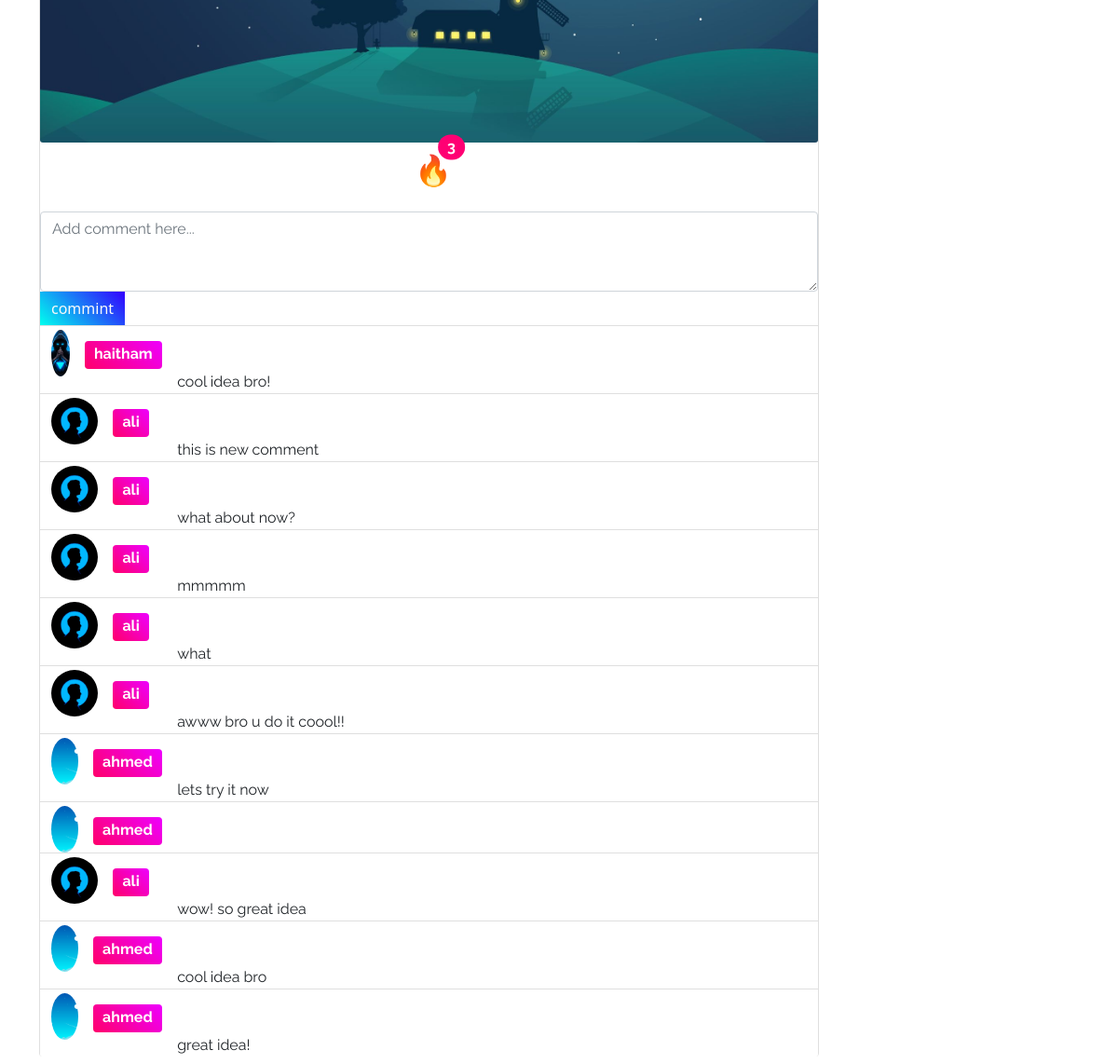
/idea/1 (signed in, lower part), run on an earlier commit of the app's database.
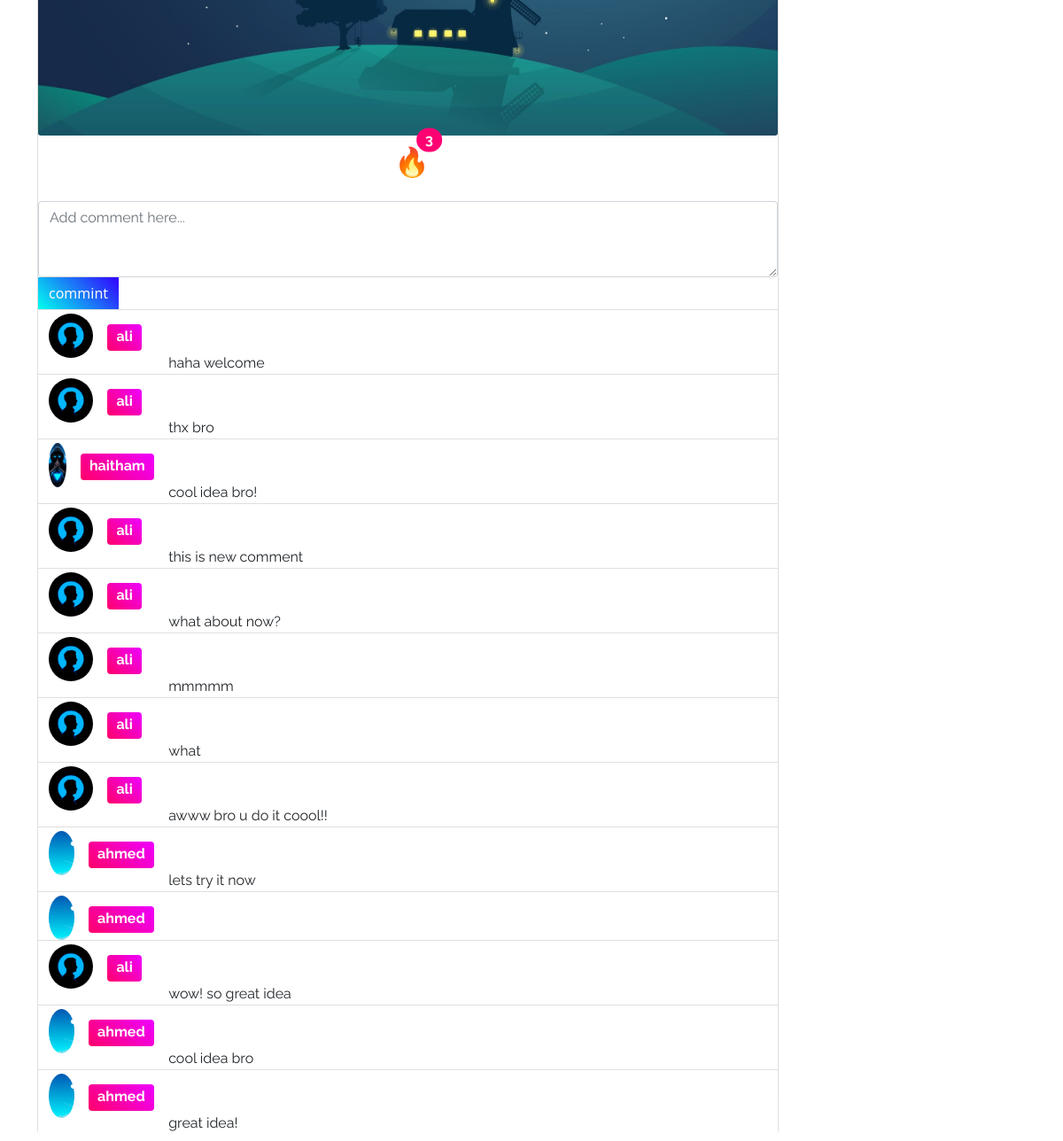
And on a later commit of the database.
### tables this page shows
CREATE TABLE posts(
        user_id integer not null,
        title varchar(30) not null,
        content text not null,
        image varchar(60) not null
    , likes_number INT NOT NULL DEFAULT 0);

CREATE TABLE comments(
        content text not null,
        post_id integer not null,
        user_id integer not null
    );

CREATE TABLE users(
        username varchar(30) not null,
        email varchar(30) not null,
        pwd varchar(60) not null,
        title varchar(30) not null,
        bio text not null,
        img varchar(60)
    );

### run.py (the view)
@app.route("/idea/<int:post_id>")
def idea(post_id):
    if session.get("user"):
        id_ = session.get("user")[0]
        post = posts_db.get_by_id(post_id)
        post_comments = comments.get_by_id(post_id)
        likes_number = likes.count_likes(post_id)
        if likes.get_by(post_id, id_) == []:
            liked  = False
        else:
            liked = True
        return render_template("idea.html", username=session.get("user")[1].capitalize(), post=post, title=session.get("user")[2].capitalize(), bio=session.get("user")[3], img=session.get("user")[4], post_comments=post_comments, likes_number=likes_number,liked=liked)
    return render_template("login.html")

### comments.py (called while the page is built)
def get_by_id(post_id):
    conn = sqlite3.connect("data.db")
    cur = conn.cursor()
    cur.execute(
        "select comments.rowid,comments.*,users.username,users.img from comments join users on users.rowid = comments.user_id where comments.post_id=? order by comments.rowid desc", (post_id,))
    conn.commit()
    data = cur.fetchall()
    conn.close()
    return data

### likes.py (called while the page is built)
def count_likes(post_id):
    conn = sqlite3.connect("data.db")
    cur = conn.cursor()
    cur.execute("select count(post_id) from likes where post_id = ?", (post_id,))
    conn.commit()
    data = cur.fetchone()
    conn.close()
    return data[0]

def get_by(post_id,user_id):
    conn = sqlite3.connect("data.db")
    cur = conn.cursor()
    cur.execute(
        "select * from likes where post_id=? and user_id = ?", (post_id,user_id))
    conn.commit()
    data = cur.fetchall()
    conn.close()
    return data

### posts_db.py (called while the page is built)
def get_by_id(post_id):
    conn = sqlite3.connect("data.db")
    cur = conn.cursor()
    cur.execute(
        "select users.rowid,users.username,users.img,posts.rowid,posts.title,posts.content,posts.image,posts.likes_number from users join posts on users.rowid = posts.user_id where posts.rowid=?", (post_id,))
    conn.commit()
    data = cur.fetchone()
    conn.close()
    return data

### templates/idea.html (shortened to what this page needs)
{%extends 'base.html'%}
{%block content%}
<div class="container">
    <div class="my-2 ">
        <div class="card  w-75 border-bottom-0">
            <img src="{{url_for('static',filename=post[6])}}" class="card-img-bottom" alt="...">
            <div class="container text-center m-1">
                <button id="like_btn" class="btn p-0 fs-2 position-relative">
                    🔥
                    <span id="likes_number"
                    {%if liked%}
                        style="background-color: rgb(255, 0, 115);"
                    {%else%}
                        style="background-color: black;"
                    {%endif%}
                        class="position-absolute font-1 top-0 start-75 translate-middle badge rounded-pill fs-6">
                        {{likes_number}}
                    </span>
                </button>
            </div>
                <div class="mt-3">
                    <textarea class="form-control font-1" id="comment" rows="3" name="comment" placeholder="Add comment here..."></textarea>
                </div>
                <div class="container-fluid p-0">
                     <button style="background: linear-gradient(45deg, rgb(0, 255, 238), rgb(51, 0, 255));" class="btn rounded-0 text-light border-0" id="add_comment">commint</button>
                </div>
            {%if post_comments%}
            <ul id="list_of_comments" class="list-group list-group-flush">
                {%for comment in post_comments%}
                    <li class="list-group-item m-0 p-0">
                        <div class="container">
                            <div class="row m-0 p-0">
                                <div class="col-2 m-0 p-0">
                                    <a  href="" style="
                                    text-decoration: none;" class="d-flex">
                                        <div class="imgy commenty p-0 mt-1" style="background-image: url({{url_for('static',filename=comment[5])}});"></div>
                                        <h5 style="background: linear-gradient(45deg, rgb(255, 0, 106), rgb(238, 0, 255));" class="font-1 fs-6 badge mx-3 mt-3 ">{{comment[4]}}
                                        </h5>
                                    </a>
                                </div>
                                <div class="col m-0 p-0 pt-5 font-1">
                                    {{comment[1]}}
                                </div>
                            </div>
                        </div>
                    </li>
                {%endfor%}
                </ul>
            {%endif%}
        </div>
    </div>
</div>
{%endblock%}

### templates/base.html (shortened to what this page needs)
<!DOCTYPE html>
<html lang="en">
<head>
    <link href="https://cdn.jsdelivr.net/npm/bootstrap@5.1.1/dist/css/bootstrap.min.css" rel="stylesheet"
>
    <link rel="stylesheet" href="{{url_for('static',filename='css/style.css')}}">
</head>
<body>
    {%block content%}{%endblock%}
</body>
</html>

### static/css/style.css (style rules this page uses)
* { margin: 0; padding: 0; }
.font-1 { font-family: 'Raleway', sans-serif; }
.imgy { background-size:cover; background-position: center; border-radius: 50%; }
.commenty { width: 50px; height: 50px; }

What changed in the data, as far as the page shows it:
added comments: img (picture), username "ali", content "haha welcome"
added comments: img (picture), username "ali", content "thx bro"
